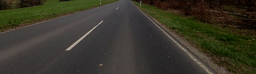
#> input picture 00-08-52-932_points_cut.png, 256 x 74 px, shrunk from 1920 x 557 before the run
$ python 3d_plot_img.py
#> lines starting #> are read from the running program, lines starting #| are printed output that depends on the picture
import matplotlib.pyplot as plt
from matplotlib import cm
from mpl_toolkits.mplot3d import Axes3D
from matplotlib._png import read_png
from matplotlib.cbook import get_sample_data
import cv2 as cv
import numpy as np

#read image
img = cv.imread('./00-08-52-932_points_cut.png')
#> img is the input picture: shape (74, 256, 3); mean B, G, R 42.1, 54.5, 57.1
#
# #convert from BGR to RGB
height, width = img.shape[:2]
#> height = 74; width = 256

# img = cv.resize(img, (np.int32(width/4), np.int32(height/4)))
img = cv.cvtColor(img, cv.COLOR_BGR2RGB)
fig = plt.figure()

ax1 = fig.add_subplot(111, projection='3d')
# [17 lines of commented-out code are left out]
X1 = np.arange(-width/2, width/2)
#> X1 = 256 values from -128 to 127
Y1 = np.arange(-height/2, height/2)
#> Y1 = 74 values from -37 to 36
X1, Y1 = np.meshgrid(X1, Y1)
Z1 = np.zeros_like(X1)
# [5 lines of commented-out code are left out]
ax1.plot_surface(X1, Y1, Z1, rstride=1, cstride=1, facecolors=img/255)
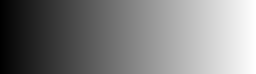
#> X1: shape (74, 256) float64; min -128, max 127, mean -0.5; drawn with min black and max white
# cv.imwrite('lalala.png', arr.reshape((257,720,3)))
cv.imwrite('lalala.png', img)

plt.show()
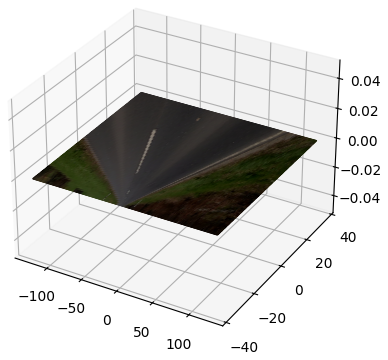
#> figure drawn by matplotlib, 1 panel

$ run again, with 00-08-52-932_points.png copied over 00-08-52-932_points_cut.png
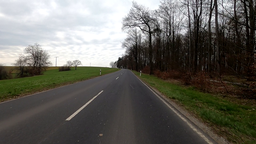
#> input picture 00-08-52-932_points.png, 256 x 144 px, shrunk from 1920 x 1080 before the run
#> img is the input picture: shape (144, 256, 3); mean B, G, R 93.3, 99.8, 101.3
#> `plt.show()`:
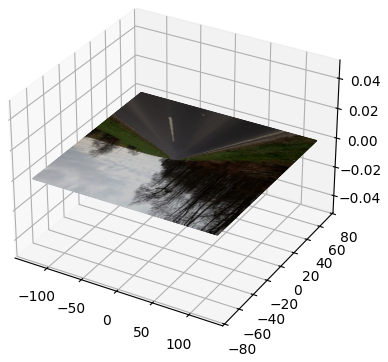
#> figure drawn by matplotlib, 1 panel
